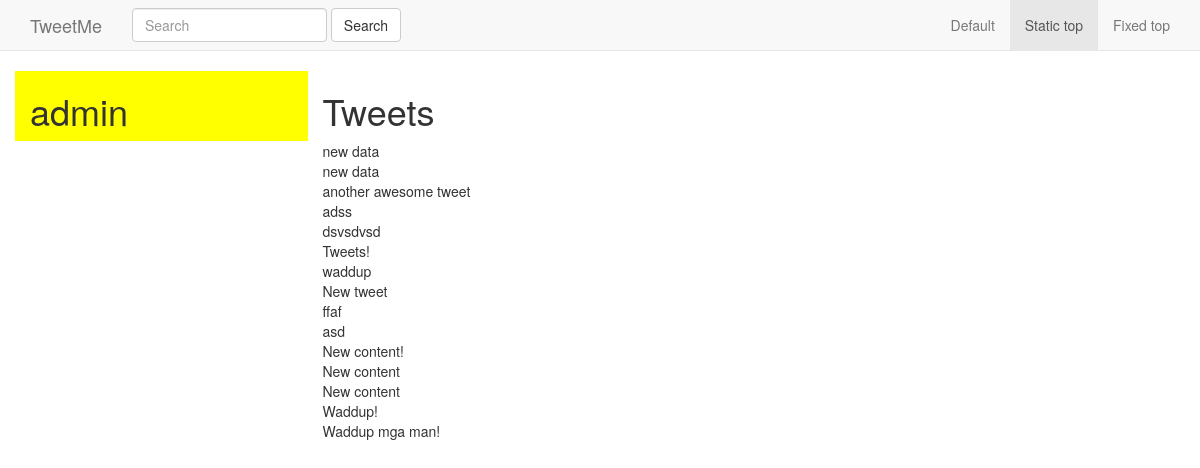
The app's page /profiles/admin/, older data.
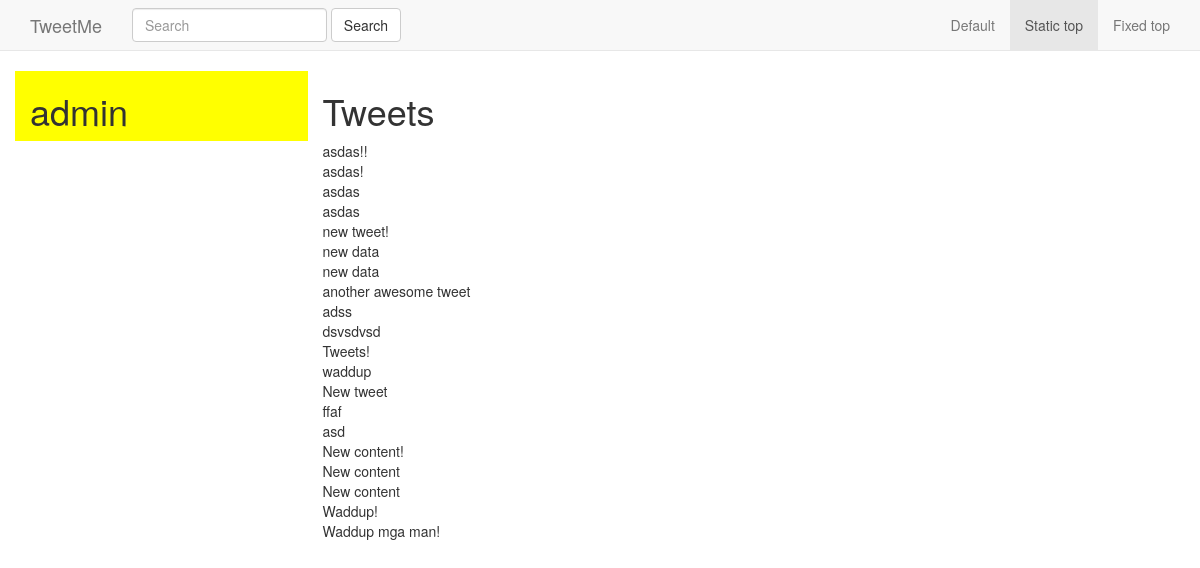
The same page, newer data.
### tweets/models.py (models this page shows, shortened)
class Tweet(models.Model):
	user 			= models.ForeignKey(User)
	content 		= models.CharField(max_length=140, validators=[validate_content])
	updated 		= models.DateTimeField(auto_now=True)
	timestamp		= models.DateTimeField(auto_now_add=True)
	def __str__(self):
		return self.content
	class Meta:
		ordering = ['-updated', '-timestamp']

### accounts/views.py (the view)
# urls.py: url(r'^(?P<username>[\w.@+-]+)/$', UserDetailView.as_view(), name='detail'),
class UserDetailView(DetailView):
	template_name = 'accounts/user_detail.html'
	queryset = User.objects.all()
	def get_object(self):
		return get_object_or_404(User, username__iexact=self.kwargs.get("username"))

### accounts/templates/accounts/user_detail.html
{% extends 'base.html' %}
{% block content %}
<div class="row">
	<div class="col-sm-3 col-xs-12" style="background-color: yellow;">
		<h1>{{ object.username }}</h1>
	</div>
	<div class="col-sm-9">
		<h1>Tweets</h1>
		{% for tweet in object.tweet_set.all %}
			{{ tweet }}<br/>
		{% endfor %}
	</div>
</div>
{% endblock content %}

Row changes from the older to the newer data that the page shows:
added Tweet: content "asdas!!"
added Tweet: content "asdas!"
added Tweet: content "asdas"
added Tweet: content "asdas"
added Tweet: content "new tweet!"
